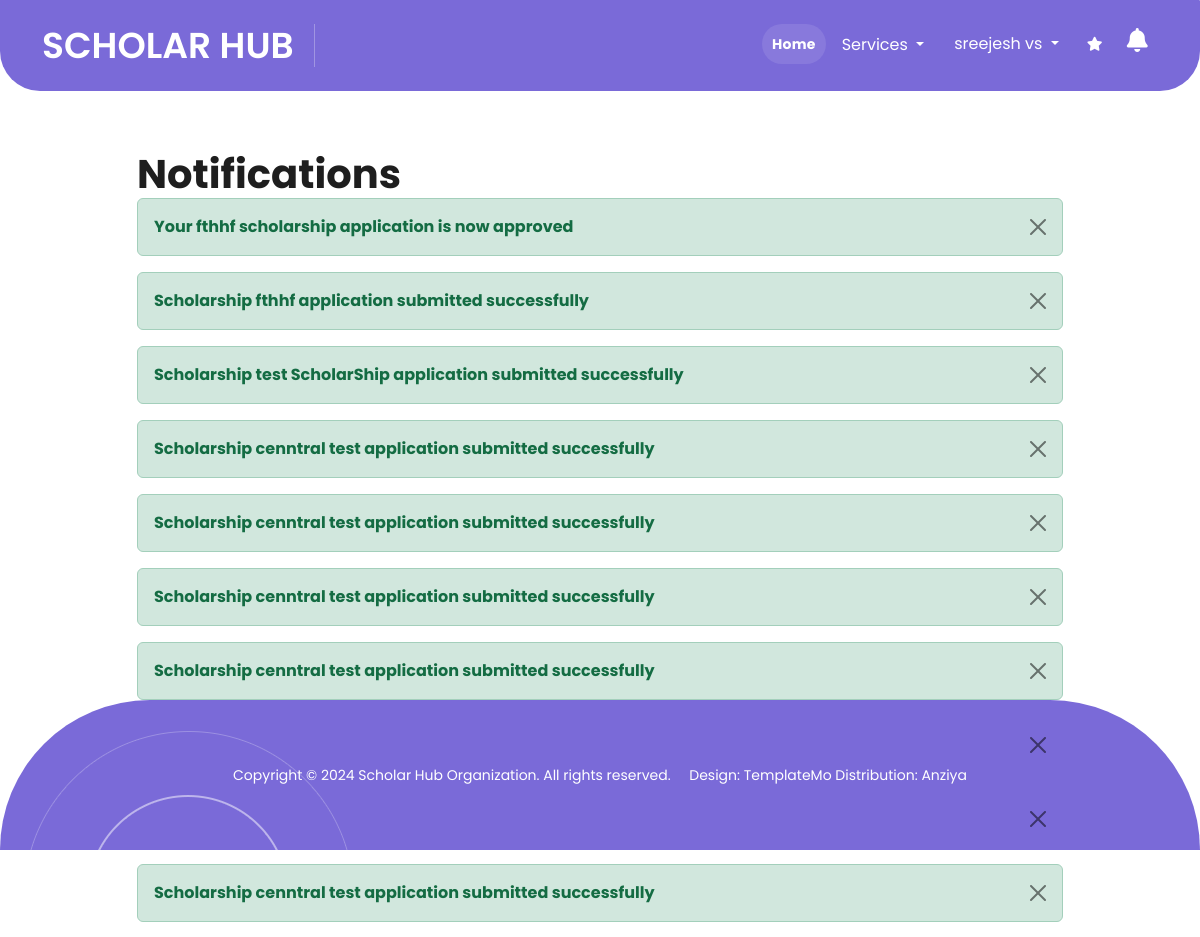
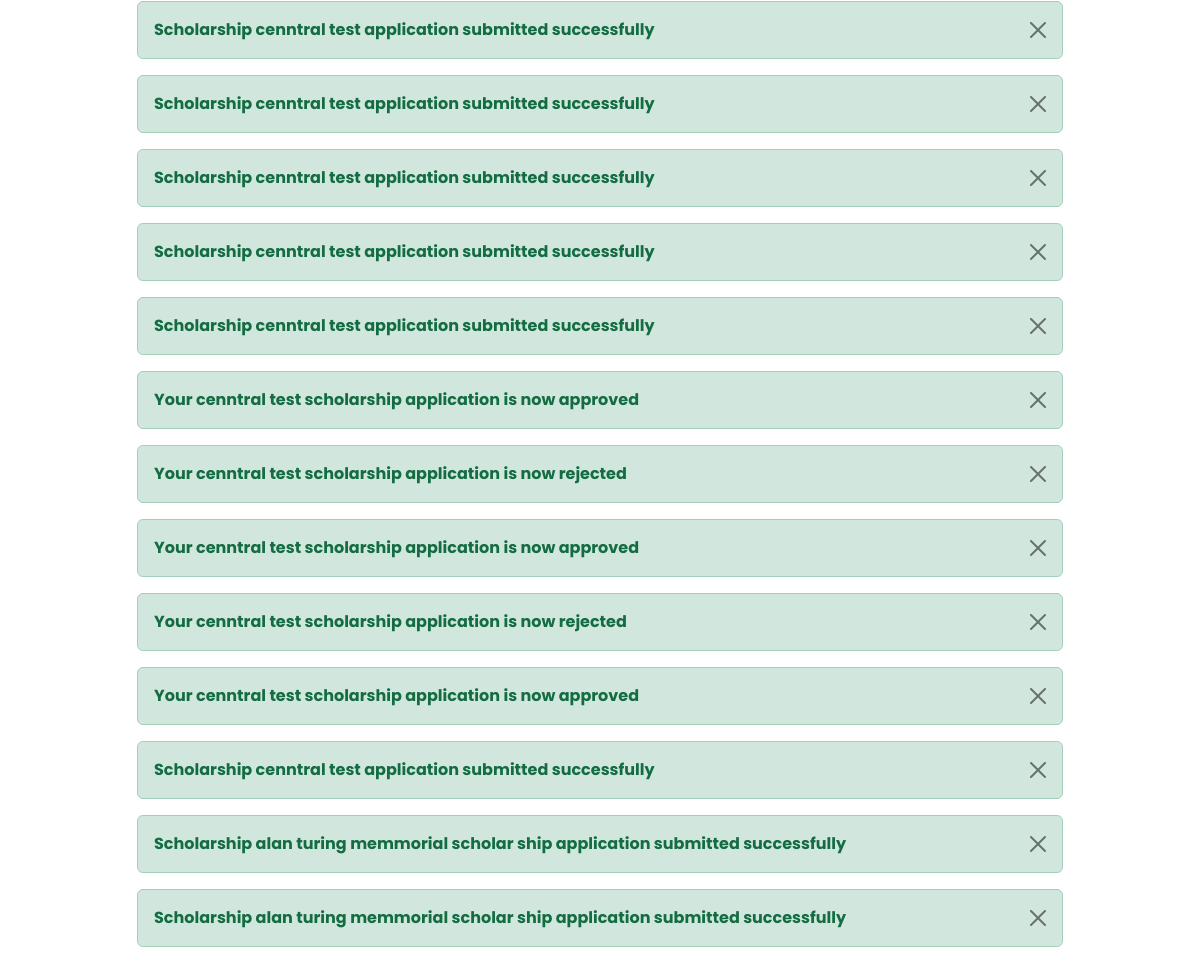
Screenshot of /notify/ (signed in) with the database file from the repository (2 pictures, top to bottom).
### base/models.py (models this page shows, shortened)
class User(AbstractBaseUser):
    full_name = models.CharField(max_length=60)
    phone = models.CharField(max_length=15)
    dob = models.DateField(null=True,blank=True)
    email = models.EmailField(max_length=200, unique=True)
    gender = models.CharField(max_length=20, blank=True, null=True)
    phone_verified = models.BooleanField(default=False)
    otp = models.CharField(max_length=6, blank=True, null=True)
    otp_created_at = models.DateTimeField(null=True, blank=True)
    is_active = models.BooleanField(default=True)
    is_staff = models.BooleanField(default=False)
    is_deleted = models.BooleanField(default=False)
    uid = models.UUIDField(default=generate_uuid, editable=False, unique=True)
    is_student = models.BooleanField(default=False, null=True, blank=True)
    fcm_token = models.CharField(max_length=1000, blank=True, null=True)
    country_code = models.CharField(max_length=10, default='+91', blank=True, null=True)
    address = models.TextField(max_length=1000)
    EDU_OP = (('10','10'),
              ('plus_two','Plus Two'),
              ('ug','UG'),
              ('pg','PG'))
    education_level = models.CharField(max_length=200,choices=EDU_OP,null=True,blank=True)
    CAST_OP=(('sc_st','SE-ST'),
              ('obc','OBC'),
              ('genaral','Genaral')
            )
    cast =models.CharField(max_length=200,choices=CAST_OP,null=True,blank=True)
    DIS_OP=(('1','Yes'),
            ('0','No'),)
    disability =models.CharField(max_length=200,choices=DIS_OP,null=True,blank=True)
    gpa = models.CharField(max_length=255,null=True,blank=True)
    USERNAME_FIELD = 'email'
    REQUIRED_FIELDS = ['full_name', 'phone']
    objects = UserManager()

class Log(models.Model):
    user = models.ForeignKey(User,on_delete=models.CASCADE,null= True,blank=True)
    body = models.CharField(max_length=500,null=True,blank=True)
    is_viewed = models.BooleanField(default=False)

### base/views.py (the view)
# urls.py: path('notify/',views.notify,name='notify'),
def notify(request):
    logs = Log.objects.filter(user=request.user).order_by('-id')
    logs.update(is_viewed=True)
    return render(request, 'notify.html', {'logs': logs})

### base/context_processors.py (called while the page is built)
def unread_logs_count(request):
    count = 0
    if request.user.is_authenticated:
        count = Log.objects.filter(user=request.user, is_viewed=False).count()
    return {'unread_logs_count': count}

### base/templates/notify.html (shortened to what this page needs)
{% extends "base.html" %}
{% block home %}
   <div class="container" style="margin-top: 150px; height: 50vh;">
    <div class="row">
      <div class="col-1"></div>
      <div class="col-10 " >
        <div class="contact-us-content">
            <h1>Notifications</h1>
            {% for msg in logs %}
            <div class="alert alert-success alert-dismissible fade show" role="alert">
                <strong>{{msg.body}}</strong>
                <button type="button" class="btn-close" data-bs-dismiss="alert" aria-label="Close"></button>
            </div>
            {% endfor %}
        </div>
    </div>
      <div class="col-1"></div>
    </div>
   </div>
{% endblock home %}

### base/templates/base.html (shortened to what this page needs)
<!DOCTYPE html>
{% load static%}
<html lang="en">
<head>
  <link rel="stylesheet" href="https://cdnjs.cloudflare.com/ajax/libs/font-awesome/6.6.0/css/all.min.css"
 />
  <link href="{% static 'vendor/bootstrap/css/bootstrap.min.css'%}" rel="stylesheet">
  <link rel="stylesheet" href="{% static 'css/fontawesome.css'%}">
  <link rel="stylesheet" href="{% static 'css/templatemo-scholar.css'%}">
  <link rel="stylesheet" href="{% static 'css/owl.css'%}">
  <link rel="stylesheet" href="{% static 'css/animate.css'%}">
  <link rel="stylesheet" href="https://unpkg.com/swiper@7/swiper-bundle.min.css" />
</head>
<body>
  <header class="header-area header-sticky p-4 "
    style="background-color: #7a6ad8;margin-top: -40px; border-radius: 0px 1px 40px 40px; position: fixed;">
    <div class="container">
      <div class="row">
        <div class="col-12">
          <nav class="main-nav">
            <a href="{% url 'home' %}" class="logo">
              <h1>Scholar&nbspHub</h1>
            </a>
            <ul class="nav">
              <li class="scroll-to-section"><a href="" class="active fw-bold">Home</a></li>
              <li class="scroll-to-section">
                <div class="dropdown">
                  <button class="btn border-0 text-white dropdown-toggle" type="button" id="dropdownMenuButton1"
                    data-bs-toggle="dropdown" aria-expanded="false">
                    Services
                  </button>
                </div>
              </li>
              {% if request.user.is_authenticated %}
              <div class="nav-item dropdown">
                <a href="#" class="nav-link dropdown-toggle text-white" data-bs-toggle="dropdown">
                  {{ request.user.full_name }}
                </a>
              </div>
                {% if request.user.is_student %}
                <li class="scroll-to-section">
                  <a href="{% url 'recom' %}" title="Recommended Scholarships">
                      <i class="fa-solid fa-star"></i>
                  </a>
              </li>
              {%endif%}
              <li class="scroll-to-section"><a href="{% url 'notify'%}"><i class="fa-solid fa-bell fs-4"></i> </a></li>
              {% else %}
              <li class="scroll-to-section"><a href="{% url 'login' %}">Login</a></li>
              <li class="scroll-to-section"><a href="{% url 'pre_reg' %}">Register Now!</a></li>
              {% endif %}
            </ul>
          </nav>
        </div>
      </div>
    </div>
  </header>
  {% block home %}
  {% endblock home %}
  <footer>
    <div class="container">
      <div class="col-lg-12">
        <p>Copyright © 2024 Scholar Hub Organization. All rights reserved. &nbsp;&nbsp;&nbsp; Design: <a
            href="https://templatemo.com" rel="nofollow" target="_blank">TemplateMo</a> Distribution: <a
            href="https://themewagon.com" rel="nofollow" target="_blank">Anziya</a></p>
      </div>
    </div>
  </footer>
</body>
</html>

### base/static/css/templatemo-scholar.css (style rules this page uses)
html, body, div, span, applet, object, iframe, h1, h2, h3, h4, h5, h6, p, blockquote, div pre, a, abbr, acronym, address, big, cite, code, del, dfn, em, font, img, ins, kbd, q, s, samp, small, strike, strong, sub, sup, tt, var, b, u, i, center, dl, dt, dd, ol, ul, li, figure, header, nav, section, article, aside, footer, figcaption { margin: 0; padding: 0; border: 0; outline: 0; }
ul, li { padding: 0; margin: 0; list-style: none; }
header, nav, section, article, aside, footer, hgroup { display: block; }
* { box-sizing: border-box; }
html, body { font-family: 'Poppins', sans-serif; -ms-text-size-adjust: 100%; -webkit-font-smoothing: antialiased; -moz-osx-font-smoothing: grayscale; }
a { text-decoration: none !important; }
h1, h2, h3, h4, h5, h6 { color: #1e1e1e; margin-top: 0px; margin-bottom: 0px; font-weight: 700; }
ul { margin-bottom: 0px; }
p { font-size: 14px; line-height: 28px; color: #4a4a4a; }
html, body { font-family: 'Poppins', sans-serif; }
.header-area { position: absolute; background-color: transparent; top: 40px; left: 0; right: 0; z-index: 100; -webkit-transition: all .5s ease 0s; -moz-transition: all .5s ease 0s; -o-transition: all .5s ease 0s; transition: all .5s ease 0s; }
.header-area .main-nav { background: transparent; display: flex }
.header-area .main-nav .logo { -webkit-transition: all 0.3s ease 0s; -moz-transition: all 0.3s ease 0s; -o-transition: all 0.3s ease 0s; transition: all 0.3s ease 0s; display: inline-block; }
.header-area .main-nav .logo h1 { font-size: 36px; text-transform: uppercase; color: #fff; font-weight: 600; margin-right: 20px; padding-right: 20px; border-right: 1px solid rgba(250, 250, 250, 0.3); }
.header-area .main-nav ul.nav { border-radius: 0px 0px 25px 25px; flex-basis: 100%; margin-right: 0px; justify-content: right; -webkit-transition: all 0.3s ease 0s; -moz-transition: all 0.3s ease 0s; -o-transition: all 0.3s ease 0s; transition: all 0.3s ease 0s; position: relative; z-index: 999; }
.header-area .main-nav .nav li:last-child { padding-right: 0px; }
.header-area .main-nav .nav li { padding-left: 5px; padding-right: 5px; height: 40px; line-height: 40px; }
.header-area .main-nav .nav li a { display: block; padding-left: 20px; padding-right: 20px; border-radius: 20px; font-weight: 300; font-size: 14px; height: 40px; line-height: 40px; text-transform: capitalize; color: #fff; -webkit-transition: all 0.4s ease 0s; -moz-transition: all 0.4s ease 0s; -o-transition: all 0.4s ease 0s; transition: all 0.4s ease 0s; border: transparent; letter-spacing: .25px; }
.header-area .main-nav .nav li a.active { color: #fff; background-color: rgba(255, 255, 255, 0.10); opacity: 1; }
.header-area.header-sticky .nav li a.active { color: #fff; }
@media (max-width: 1200px) { .header-area .main-nav .nav li { padding-left: 2px; padding-right: 2px; } }
@media (max-width: 1200px) { .header-area .main-nav .nav li a { padding-left: 10px; padding-right: 10px; } }
footer { margin-top: 150px; position: relative; background-color: #7a6ad8; vertical-align: middle; min-height: 150px; border-radius: 150px 150px 0px 0px; }
footer p { text-align: center; line-height: 150px; color: #fff; font-weight: 400; }
footer p a { color: #fff; transition: all .3s; position: relative; z-index: 3; }
footer::before { background: url(../images/contact-dec-01.png); position: absolute; left: 30px; transform: rotate(180deg); opacity: 1; bottom: 0; width: 318px; height: 119px; content: ''; z-index: 2; }
body { overflow-x: hidden; }

### rows the page displays
User: user.full_name "sreejesh vs"
Log: body "Your fthhf scholarship application is now approved"
Log: body "Scholarship fthhf application submitted successfully"
Log: body "Scholarship test ScholarShip application submitted successfully"
Log: body "Scholarship cenntral test application submitted successfully"
Log: body "Scholarship cenntral test application submitted successfully"
Log: body "Scholarship cenntral test application submitted successfully"
Log: body "Scholarship cenntral test application submitted successfully"
Log: body "Scholarship cenntral test application submitted successfully"
Log: body "Scholarship cenntral test application submitted successfully"
Log: body "Scholarship cenntral test application submitted successfully"
Log: body "Scholarship cenntral test application submitted successfully"
Log: body "Scholarship cenntral test application submitted successfully"
Log: body "Scholarship cenntral test application submitted successfully"
Log: body "Your cenntral test scholarship application is now approved"
Log: body "Your cenntral test scholarship application is now rejected"
Log: body "Your cenntral test scholarship application is now approved"
Log: body "Your cenntral test scholarship application is now rejected"
Log: body "Your cenntral test scholarship application is now approved"
Log: body "Scholarship cenntral test application submitted successfully"
Log: body "Scholarship alan turing memmorial scholar ship application submitted successfully"
Log: body "Scholarship alan turing memmorial scholar ship application submitted successfully"
